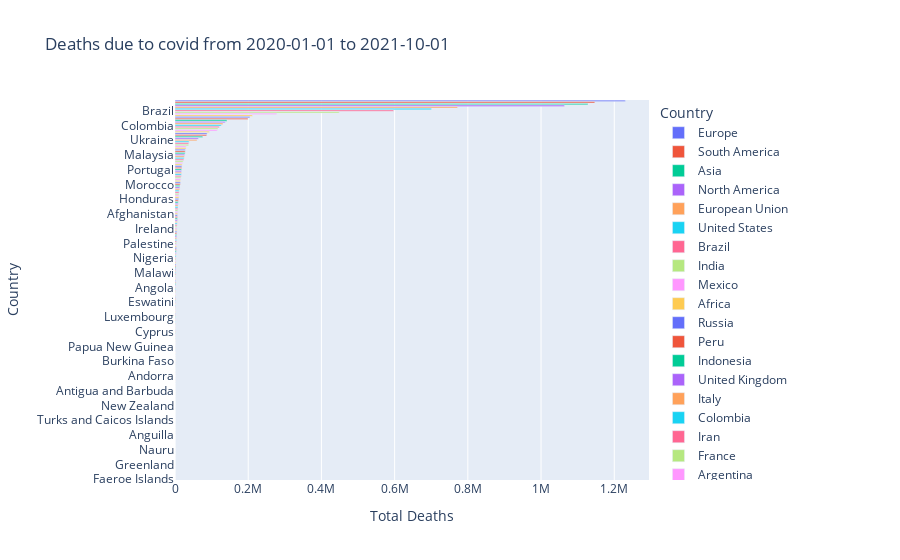

Here is the notebook cell this chart was saved with:
### Code cell
death_country = df[['new_deaths','location']]\
                    .drop(df[df.location == 'World'].index)\
                    .groupby('location')\
                    .sum()\
                    .sort_values('new_deaths',ascending=False)
# death_country = death_country[(death_country['location'] != 'World')]
death_country = death_country
fig = px.bar(death_country.reset_index(), x="new_deaths", y="location",
             color='location', 
             hover_data=["new_deaths", "location"],
             title=f'Deaths due to covid from {df.date.min().date()} to {df.date.max().date()}',
             labels={'new_deaths':'Total Deaths','location':'Country'},
             orientation='h')
fig.show()
